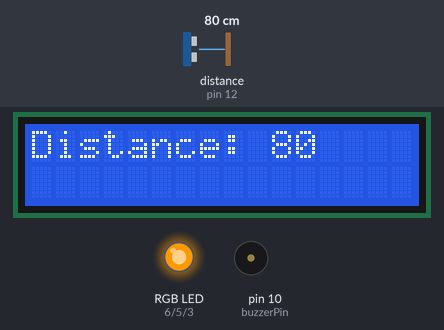
Recording of a sketch running on a simulated Arduino Uno, built with avr-gcc and run on an emulated ATmega328P. On the bench: 16×2 character LCD, an RGB LED mixed from three pins (HIGH = lit), buzzer (waves = sounding, pin HIGH). The test bench sets the inputs (shaded band); at power-on: distance to the obstacle (sensor on pin 12) 80 cm. The echo pulse lasts 58.3 µs per cm; what the sketch prints to the serial monitor is not drawn.

Above: at 2.2 s.
2.3 s: distance to the obstacle (sensor on pin 12) set to 56 cm
At 3.0 s:
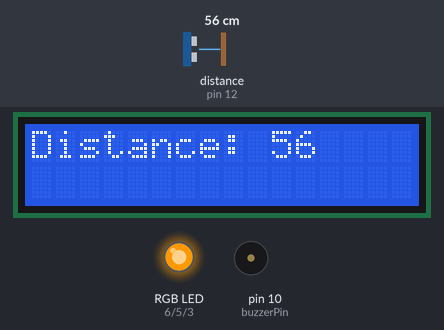
5.4 s: distance to the obstacle (sensor on pin 12) set to 46 cm
At 6.2 s:
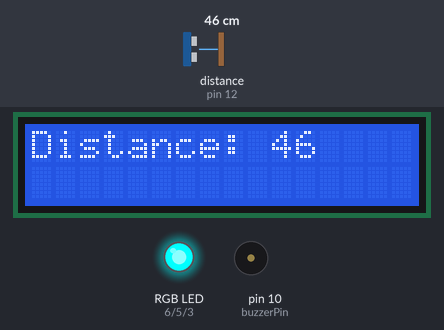
8.4 s: distance to the obstacle (sensor on pin 12) set to 12 cm
At 8.9 s:
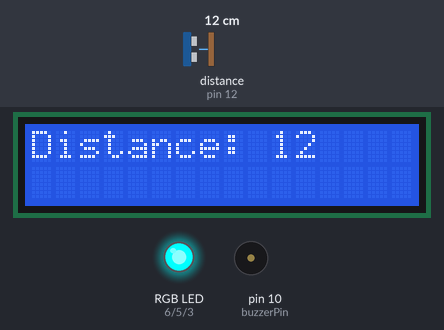
10.0 s: distance to the obstacle (sensor on pin 12) set to 9 cm
At 10.5 s:
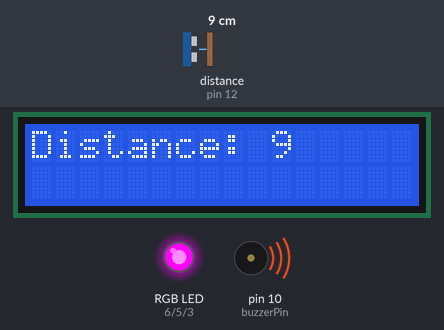
Timing chart, 0 to 13.6 s (numbered marks = the images above; inputs shaded):
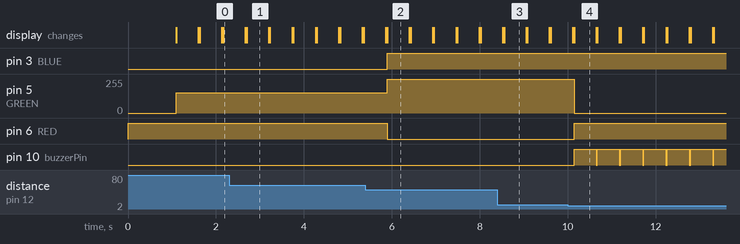

The sketch:

BackupSensor.ino
```cpp
#include <SR04.h>
#include <LiquidCrystal.h>

#define BLUE 3
#define GREEN 5
#define RED 6
// specify sensor pins
int trig_pin = 12;
int echo_pin = 11;

// setup sensor object
SR04 sensor = SR04(echo_pin, trig_pin);
long distance;

//buzzerpin
int buzzerPin = 10;

// initialize the library with the numbers of the interface pins
LiquidCrystal lcd(13, 9, 8, 7, 4, 2);

void setup() {
  // put your setup code here, to run once:
  //rgb pins
  pinMode(RED, OUTPUT);
  pinMode(GREEN, OUTPUT);
  pinMode(BLUE, OUTPUT);
  digitalWrite(RED, HIGH);
  digitalWrite(GREEN, LOW);
  digitalWrite(BLUE, LOW);

  // set up the LCD's number of columns and rows:
  lcd.begin(16, 2);

  //open serial communications w monitor
  Serial.begin(9600);
  delay(1000);

  //buzzer
  pinMode(buzzerPin, OUTPUT);


}

int redValue;
int greenValue;
int blueValue;

void loop() {
  // put your main code here, to run repeatedly:

  #define delayTime 10

  distance = sensor.Distance();
  Serial.println(distance);

  // Print distance to the LCD.
  lcd.print("Distance: ");
  lcd.print(distance);

  if (distance > 50 && distance <= 400){
    redValue = 255;
    greenValue = 153;
    blueValue = 0;

    analogWrite(RED, redValue);
    analogWrite(GREEN, greenValue);
    analogWrite(BLUE, blueValue);
  }

    if (distance <= 50 && distance > 10){
    redValue = 0;
    greenValue = 255;
    blueValue = 255;

    analogWrite(RED, redValue);
    analogWrite(GREEN, greenValue);
    analogWrite(BLUE, blueValue);
  }

    if (distance <= 10){
    redValue = 255;
    greenValue = 0;
    blueValue = 255;

    analogWrite(RED, redValue);
    analogWrite(GREEN, greenValue);
    analogWrite(BLUE, blueValue);

    //buzzer
    digitalWrite(buzzerPin, HIGH);
  }


  delay(500);
  digitalWrite(buzzerPin, LOW);
  lcd.clear();


}
```

Measured:
- the behaviour switches between 51 and 50 cm on distance to the obstacle (sensor on pin 12) (found by bisection; images 1 and 2)
- the behaviour switches between 11 and 10 cm on distance to the obstacle (sensor on pin 12) (found by bisection; images 3 and 4)
- after the input at 2.3 s, the display: first differs from a run without the input after 0.40 s (image 1)
- after the input at 5.4 s, pin 3 (BLUE): LOW → HIGH after 0.49 s; pin 5 (GREEN): 153/255 → 255/255 after 0.49 s; pin 6 (RED): HIGH → LOW after 0.49 s; the display: first differs from a run without the input after 0.49 s (image 2)
- after the input at 8.4 s, the display: first differs from a run without the input after 0.15 s (image 3)
- after the input at 10.0 s, pin 5 (GREEN): 255/255 → 0/255 after 0.14 s; pin 6 (RED): LOW → HIGH after 0.14 s; pin 10 (buzzerPin): alternates HIGH for 0.50 s and LOW for 0.03 s, starting after 0.14 s; the display: first differs from a run without the input after 0.14 s (image 4)
- what the display in image 1 shows lasts 0.5 s, from 2.7 s to 3.2 s
